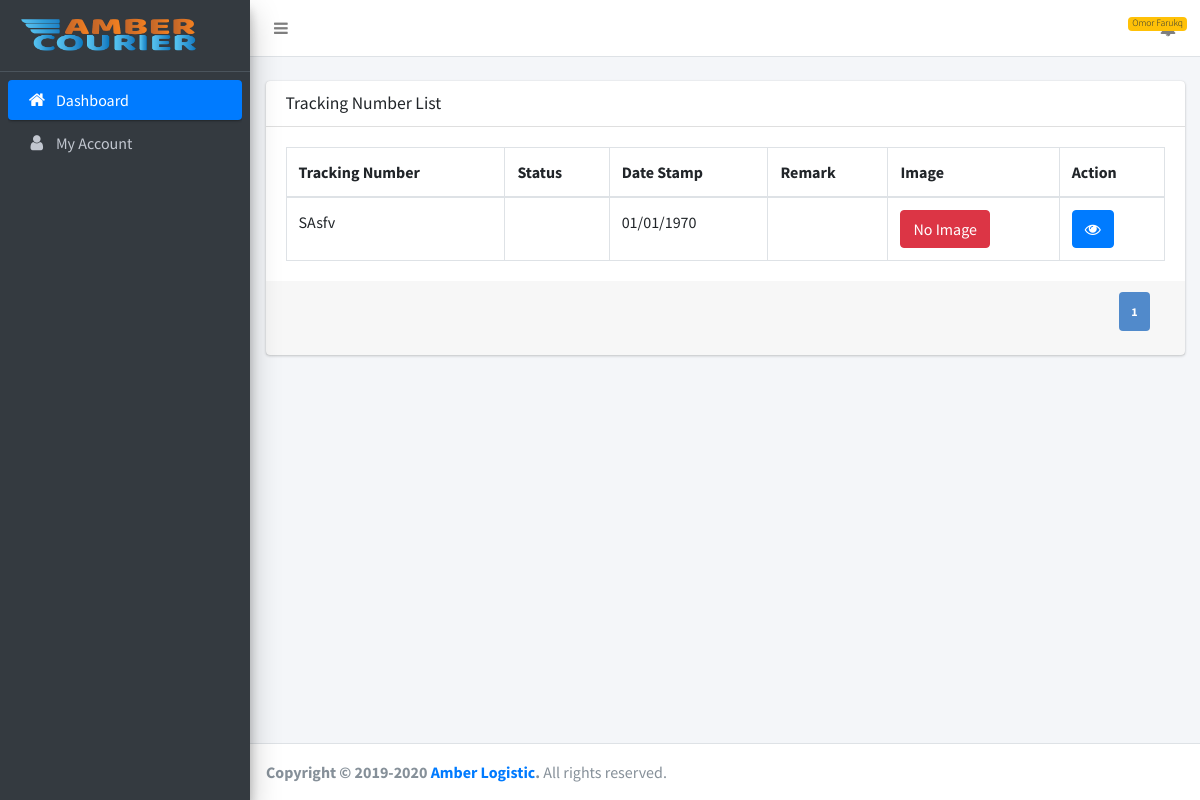
/customer/index.php (signed in), run on the app's committed database.
### tables this page shows
CREATE TABLE `tracking_numbers` (
  `id` int(11) NOT NULL,
  `tracking_number` varchar(255) DEFAULT NULL,
  `station_prefix_id` int(11) DEFAULT NULL,
  `status_id` int(11) DEFAULT NULL,
  `date_stamp` varchar(255) DEFAULT NULL,
  `image_path` varchar(255) DEFAULT NULL,
  `remark` mediumtext DEFAULT NULL,
  `sender_id` int(11) DEFAULT NULL,
  `receiver_id` int(11) DEFAULT NULL,
  `parcel_type` int(11) DEFAULT NULL COMMENT '1=Parcel,2=Document,3=Heavy Shipment',
  `created_at` timestamp NULL DEFAULT current_timestamp()
);

CREATE TABLE `station_prefix` (
  `id` int(11) NOT NULL,
  `name` varchar(255) DEFAULT NULL,
  `station_id` int(11) DEFAULT NULL,
  `created_at` timestamp NULL DEFAULT current_timestamp()
);

### classes/Session.php (called while the page is built, shortened)
<?php
class Session
{
    public static function get($key){
        if(isset($_SESSION[$key])){
            return $_SESSION[$key];
        }
        else{
            return false;
        }
    }
}
?>

### customer/index.php (the view, shortened to what this page needs)
<?php
include(ROOT_PATH . "includes/db.php");
include(ROOT_PATH . "classes/Session.php");
$receiver_id = Session::get('customer_id');
$total_pages = $con->query("SELECT * FROM tracking_numbers WHERE receiver_id=$receiver_id group by tracking_number")->num_rows;
$page = isset($_GET['page']) && is_numeric($_GET['page']) ? $_GET['page'] : 1;
$num_results_on_page = PAGINATION;
$calc_page = ($page - 1) * $num_results_on_page;
$query = "SELECT * FROM tracking_numbers WHERE receiver_id=$receiver_id group by tracking_number LIMIT  $calc_page,$num_results_on_page ";
$result = mysqli_query($con, $query);
?>
<!DOCTYPE html>
<html lang="en">
<?php
include(ROOT_PATH . "customer/includes/head.php"); ?>
<body class="hold-transition sidebar-mini layout-fixed">
<div class="wrapper">
    <?php
    include(ROOT_PATH . "customer/includes/header.php");
    include(ROOT_PATH . "customer/includes/sidebar.php");
    ?>
    <div class="content-wrapper">
        <br>
        <section class="content">
            <div class="container-fluid">
                <div class="row">
                    <div class="col-md-12">
                        <div class="card">
                            <div class="card-header">
                                <h3 class="card-title">Tracking Number List</h3>
                            </div>
                            <div class="card-body">
                                <table class="table table-bordered" id="result" width="100%" cellspacing="0">
                                    <thead>
                                    <tr>
                                        <th>Tracking Number</th>
                                        <th>Status</th>
                                        <th>Date Stamp</th>
                                        <th>Remark</th>
                                        <th>Image</th>
                                        <th>Action</th>
                                    </tr>
                                    </thead>
                                    <tbody>
                                    <?php
                                    while ($row = mysqli_fetch_assoc($result)) {
                                        ?>
                                        <tr id="row<?php echo $row['id']; ?>">
                                            <td scope="row">
                                                <?php
                                                $prefix_id = $row['station_prefix_id'];
                                                $query_prefix = "select * from station_prefix where id='$prefix_id' LIMIT 1";
                                                $result_prefix = mysqli_query($con, $query_prefix);
                                                $row_prefix = mysqli_fetch_assoc($result_prefix);
                                                echo $row_prefix['name'].$row['tracking_number']; ?></td>
                                            <td>
                                            </td>
                                            <td><?php echo date('d/m/Y', $row['date_stamp']);?></td>
                                            <td><?php echo $row['remark'] ?></td>
                                            <td>
                                                <?php
                                                if (isset($row['image_path']) && !empty($row['image_path'])) {
                                                    ?>
                                                    <button class='btn btn-primary' id='<?php echo "../admin/".$row['image_path'] ?>' onclick='imageFunction(this.id)'>View Image</button>
                                                    <?php
                                                } else {
                                                    ?>
                                                    <button class='btn btn-danger' id = '../admin/upload/default/no-image.png' onclick='imageFunction(this.id)'>No Image</button>
                                                    <?php
                                                }
                                                ?>
                                            </td>
                                            <td>
                                                <a class="btn btn-primary"
                                                   href="single.php?tracking_number=<?php echo $row['tracking_number']; ?>"><i
                                                        class="fa fa-eye"></i></a>
                                            </td>
                                        </tr>
                                        <?php
                                    }
                                    ?>
                                    </tbody>
                                </table>
                            </div>
                            <div class="card-footer clearfix">
                                <?php if (ceil($total_pages / $num_results_on_page) > 0): ?>
                                    <ul class="pagination  pull-right">
                                        <li class="currentpage"><a
                                                href="index.php?page=<?php echo $page ?>"><?php echo $page ?></a>
                                        </li>
                                    </ul>
                                <?php endif; ?>
                            </div>
                        </div>
                    </div>
                </div>
            </div>
        </section>
    </div>
    <?php include(ROOT_PATH . "customer/includes/footer.php"); ?>
</div>
</body>
</html>

### assets/all/css/pagination.css (style rules this page uses)
.pagination { list-style-type: none; padding: 5px 5px; display: inline-flex; justify-content: space-between; box-sizing: border-box; }
.pagination li { box-sizing: border-box; padding-right: 10px; }
.pagination li a { box-sizing: border-box; background-color: #e2e6e6; padding: 12px; text-decoration: none; font-size: 12px; font-weight: bold; color: #616872; border-radius: 4px; }
.pagination .currentpage a { background-color: #518acb; color: #fff; }

### data on the page
tracking_numbers: station_prefix.name "SA", tracking_number "sfv", date_stamp "01/01/1970", shows "No Image"

### other printed values
Session::get('customer') "Omor Farukq"
$page "1"
